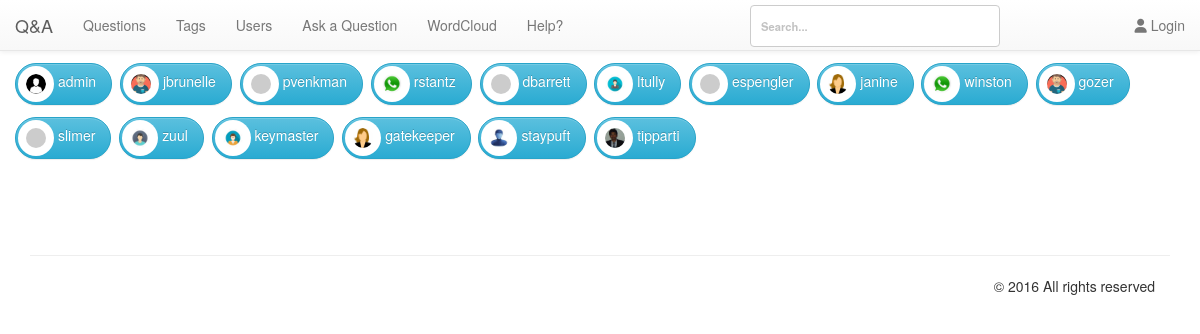
Before: /pages/users.php with the older database file.
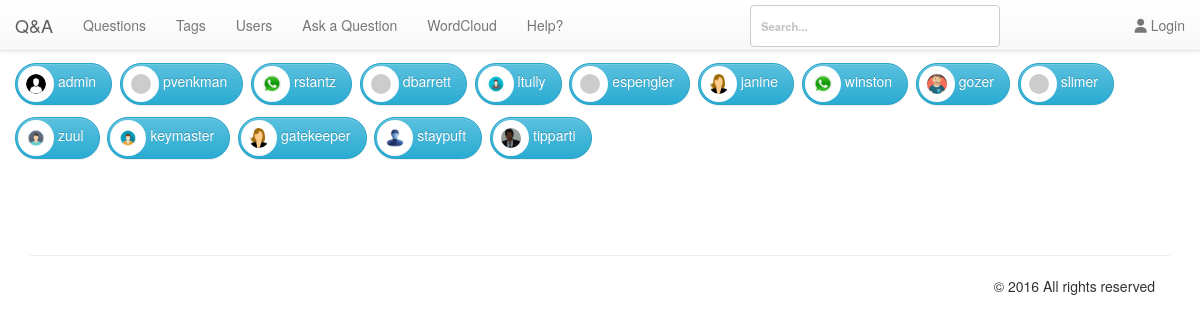
After: the same page with the newer database file.
### tables this page shows
CREATE TABLE `qa_blobs` (
  `blobid` bigint(20) UNSIGNED NOT NULL,
  `filename` varchar(255) DEFAULT NULL,
  `userid` int(10) UNSIGNED NOT NULL,
  `gravatar` tinyint(1) NOT NULL,
  `created` datetime DEFAULT NULL
);

CREATE TABLE `qa_users` (
  `userid` int(10) UNSIGNED NOT NULL,
  `created` datetime NOT NULL,
  `email` varchar(80) NOT NULL,
  `handle` varchar(20) NOT NULL,
  `avatarblobid` bigint(20) UNSIGNED DEFAULT NULL,
  `avatarwidth` smallint(5) UNSIGNED DEFAULT NULL,
  `avatarheight` smallint(5) UNSIGNED DEFAULT NULL,
  `passcheck` text,
  `loggedin` datetime NOT NULL
);

### db/db.php (called while the page is built, shortened)
<?php
class Db {
	protected static $connection;
	public function connect() {
		if(!isset(self::$connection)) {
			self::$connection = new mysqli('localhost','admin','M0n@rch$','cs518');
		}
		return self::$connection;
	}
	public function query($query) {
		$connection = $this -> connect();
		$result = $connection -> query($query);
		return $result;
	}
	public function select($query) {
		$rows = array();
		$result = $this -> query($query);
		while ($row = $result -> fetch_assoc()) {
			$rows[] = $row;
		}
		return $rows;
	}
}

### pages/users.php (the view, shortened to what the rows shown need)
<?php
include ("header.php");
include_once $_SERVER['DOCUMENT_ROOT'].'/db/db.php';
$connection = new Db();
$bbcode = new BBCode;
$cloud = new WordCloud();
$handle = $connection -> quote($_GET['handle']);
if (isset($_GET['handle'])):
$sql = $connection -> select("SELECT `avatarblobid`,`filename`,`qa_users`.`created`,`qa_users`.`handle`, `gravatar` FROM `qa_users` INNER JOIN `qa_blobs` ON `qa_users`.`avatarblobid` = `qa_blobs`.`blobid` WHERE `qa_users`.`handle`=".$handle.";");
$created;
$points = $connection -> select("SELECT * FROM `qa_userpoints` INNER JOIN `qa_users` ON `qa_users`.`userid` = `qa_userpoints`.`userid` WHERE `handle`=".$handle." ORDER BY `points` DESC;");
$totalpoints;
$qposts;
$aposts;
$qvoteds;
$avoteds;
$upvoteds;
$downvoteds;
foreach ($points as $key => $value) {
  $totalpoints = $value['points'];
  $qposts = $value['qposts'];
  $aposts = $value['aposts'];
  $qvoteds = $value['qvoteds'];
  $avoteds = $value['avoteds'];
  $upvoteds = $value['upvoteds'];
  $downvoteds = $value['downvoteds'];
}
?>
<div class="container">
  <div class="row">
    <div class="col-md-4 col-md-offset-4">
      <div class="alert alert-danger fade in hidden" id="error">
      </div>
    </div>
  </div>
    <div class="row clearfix well">
		<div class="col-md-2 column">
      <?php
      foreach ($sql as $key => $value) {
        $created = $value['created'];
        if ($value['gravatar'] == 0) {
          $pic =	"<img src='/img/uploads/".$value['filename']."' class='img-thumbnail' title='".$value['handle']."'/>";
        } else {
          $pic =	"<img src='".$value['filename']."' class='img-thumbnail' style='width:158px;height:158px;' title='".$value['handle']."'/>";
        }
        echo $pic;
      }
    ?>
        <div id="output"></div>
		</div>
		<div class="col-md-5">
			<blockquote>
				<p>
<?php echo $_GET['handle']; ?>
            </p> <small>Score: 	<?php echo $totalpoints; ?> points (ranked #3)</small>
			</blockquote>
		</div>
	</div>
	<div class="row clearfix">
		<div class="col-md-12 column">
			<div class="tabbable" id="tabs-444468">
				<ul class="nav nav-tabs">
					<li class="active">
						<a href="#panel-200304" data-toggle="tab">About</a>
					</li>
					<li>
						<a href="#panel-567647" data-toggle="tab">Recent Activity</a>
					</li>
          <li>
						<a href="#panel-567649" data-toggle="tab">All Questions</a>
					</li>
          <li>
						<a href="#panel-5676450" data-toggle="tab">All Answers</a>
					</li>
          <li>
            <a href="#starcloud" data-toggle="tab"><i class="fa fa-star-o" aria-hidden="true"></i> Star</a></a>
          </li>
				</ul>
				<div class="tab-content">
					<div class="tab-pane active" id="panel-200304">
            <br/>
						 <div class="row">
                			<div class="col-md-12 column">
                        <div class="col-md-6">
                          <div class="panel panel-info">
                            <div class="panel-heading">User Information</div>
                            <div class="panel-body"><div class="col-md-3">
                              Member for:
                            </div>
                            <div class="col-md-6">
                              <strong><?php
                              $dt = new DateTime($created);
                               $dt->format('F d');
                              echo time_elapsed_string($created)." ( since ".$dt->format('F d')." )"; ?> </strong>
                            </div></div>
                            <div class="panel-body"><div class="col-md-3">
                              Type:
                            </div><div class="col-md-6">
                              <?php
                              $retVal = ($_GET['handle'] == 'admin') ? "Super Administartor" : "Registered user" ;
                              echo $retVal;
                              ?>
                            </div>
                          </div><?php if ($_GET['handle'] == 'admin') { ?>
                            <div class="panel-body"><div class="col-md-3">
                              Extra privileges:
                            </div><div class="col-md-6">
                              Editing any question<br />
Editing any answer<br />
Editing posts silently<br />
Closing any question<br />
Selecting answer for any question<br />
Viewing who voted or flagged posts<br />
Approving or rejecting posts<br />
Hiding or showing any post<br />
Deleting hidden posts<br />
                            </div>
                          </div><?php  } ?>
                          </div>
                        </div>
                        <div class="col-md-6">
                          <div class="panel panel-info">
                               <div class="panel-heading">Activity <strong><?php echo $_GET['handle'];?></strong></div>
                               <div class="panel-body"><div class="col-md-3">
                                 Score:
                               </div>
                               <div class="col-md-6">
                                 <strong><?php echo $totalpoints; ?>  </strong>
                               </div>
                             </div>
                             <div class="panel-body"><div class="col-md-3">
                               Questions:
                             </div>
                             <div class="col-md-6">
                               <strong><?php echo $qposts; ?>  </strong>
                             </div>
                           </div>
                           <div class="panel-body"><div class="col-md-3">
                             Answers:
                           </div>
                           <div class="col-md-6">
                             <strong><?php echo $aposts; ?> </strong>
                           </div>
                         </div>
                         <div class="panel-body"><div class="col-md-3">
                            Voted on:
                         </div>
                         <div class="col-md-6">
                           <strong><?php echo $qvoteds; ?> </strong> question, <strong> <?php echo $avoteds; ?></strong> answers
                         </div>
                       </div>
                       <div class="panel-body"><div class="col-md-3">
                         Gave out:
                       </div>
                       <div class="col-md-6">
                         <strong><?php echo $upvoteds; ?> </strong> up votes, <strong> <?php echo $downvoteds; ?></strong> down votes
                       </div>
                     </div>
                             </div>
                        </div>
            				</div>
            			</div>
					</div>
          <div class="tab-pane" id="panel-567647">
            <div class="row">
              <div class="panel-body">
                      <table class="table table-striped table-hover">
                                <thead>
                                  <tr>
                                    <th>All Posts</th>
                                    <th>Votes</th>
                                  </tr>
                                </thead>
                                <tbody>
                                  <?php $all = $connection -> select("SELECT *,`qa_posts`.`created` as pdate FROM `qa_posts` INNER JOIN `qa_users` ON `qa_posts`.`userid` = `qa_users`.`userid` WHERE `handle`=".$handle." ORDER BY `qa_posts`.`created` DESC;");
                                   foreach ($all as $key => $value) {?>
                                     <tr>
                                       <td><a href="/pages/questions.php?qa=<?php
                                       if ($value['type'] == 'A') {
                                          echo $value['parentid'];
                                       }else {
                                       echo $value['postid'];}
                                       ?>"><?php
                                       if ($value['title'] == NULL) {
                                        echo html_entity_decode($bbcode->Parse($value['content']));
                                       }else{
                                       echo html_entity_decode($bbcode->Parse($value['title']));} ?>
                                                   </a></td>
                                                   <td><?php echo $value['netvotes']; ?></td>
                                                 </tr>
                                    <?php }
                                    ?>
                                </tbody>
                              </table>
    </div>
  </div>
          </div>
          <div class="tab-pane" id="panel-567649">
            <div class="row">
              <div class="panel-body">
                      <table class="table table-striped table-hover">
                                <thead>
                                  <tr>
                                    <th>All Posts</th>
                                    <th>Votes</th>
                                  </tr>
                                </thead>
                                <tbody>
                                  <?php $all = $connection -> select("SELECT * ,`qa_posts`.`created` as pdate FROM `qa_posts` INNER JOIN `qa_users` ON `qa_posts`.`userid` = `qa_users`.`userid` WHERE `handle`=".$handle." AND `type`= 'Q' ORDER BY `qa_posts`.`created` DESC;");
                                   foreach ($all as $key => $value) {?>
                                     <tr>
                                       <td><a href="/pages/questions.php?qa=<?php echo $value['postid']; ?>"><?php echo html_entity_decode($bbcode->Parse($value['title'])); ?>
                                                   </a></td>
                                                   <td><?php echo $value['netvotes'];  ?></td>
                                                 </tr>
                                    <?php }
                                    ?>
                                </tbody>
                              </table>
    </div>
  </div>
          </div>
          <div class="tab-pane" id="panel-5676450">
            <div class="row">
              <div class="panel-body">
                      <table class="table table-striped table-hover">
                                <thead>
                                  <tr>
                                    <th>All Posts</th>
                                    <th>Votes</th>
                                  </tr>
                                </thead>
                                <tbody>
                                  <?php $all = $connection -> select("SELECT *,`qa_posts`.`created` as pdate FROM `qa_posts` INNER JOIN `qa_users` ON `qa_posts`.`userid` = `qa_users`.`userid` WHERE `type`='A' AND `handle`=".$handle." ORDER BY `qa_posts`.`created` DESC;");
                                   foreach ($all as $key => $value) {?>
                                     <tr>
                                       <td><a href="/pages/questions.php?qa=<?php echo $value['parentid']; ?>"><?php echo html_entity_decode($bbcode->Parse($value['content'])); ?>
                                                   </a></td>
                                                   <td><?php echo $value['netvotes'];  ?></td>
                                                 </tr>
                                    <?php }
                                    ?>
                                </tbody>
                              </table>
    </div>
  </div>
          </div>
          <div class="tab-pane wordcloud" id="starcloud">
              <?php
              $sql = $connection -> select("SELECT count(`userid`) AS count FROM `qa_users`;");
              $count;
              foreach ($sql as $key => $value) {
                $count = $value['count'];
              }
              $counts2 = [];
              $counts3 = [];
              $sql = $connection -> select("SELECT * FROM `qa_posts` LEFT JOIN `qa_users` ON `qa_users`.`userid` = `qa_posts`.`userid`  WHERE `type` = 'Q' AND `handle`=".$handle.";");
              foreach ($sql as $key => $value) {
                $counts2 = $cloud -> array_merge_recursive_numeric($cloud -> wordcount($value['content']));
              }
              $sql = $connection -> select("SELECT * FROM `qa_posts` LEFT JOIN `qa_users` ON `qa_users`.`userid` = `qa_posts`.`userid` WHERE `type` = 'A' AND `handle`=".$handle.";");
              foreach ($sql as $key => $value) {
                $counts3 = $cloud -> array_merge_recursive_numeric($cloud -> wordcount($value['content']));
              }
              $result = array_merge($counts2, $counts3);
              $cld = $cloud -> cleanup_wordcounts($result);
              foreach ($result as $key => $value){ ?>
                <span data-weight="<?php echo $value;?>"><a href="/pages/word.php?word=<?php echo $key;?>"> <?php echo $key;?> </a> </span>
              <?php } ?>
					</div>
          </div>
  </div>
</div>
        </div>
				</div>
			</div>
		</div>
	</div>
</div>
<script type="text/javascript">
var config = {
       "size" : {
           "grid" : 12,
           "factor": 45,
           "normalize": true
       },
       "options" : {
          "color" : "random-dark",
           "rotationRatio" : 0.5,
          "printMultiplier" : 3,
       },
       "font" : "Pacifico, Helvetica, sans-serif",
       "shape" : "star"
   }
    $( "#starcloud" ).awesomeCloud( config );
    </script>
<?php else:
  $users = '';
  $sql = $connection -> select("SELECT `avatarblobid`,`filename`,`qa_users`.`created`,`qa_users`.`handle`, `gravatar` FROM `qa_users` INNER JOIN `qa_blobs` ON `qa_users`.`avatarblobid` = `qa_blobs`.`blobid` ;");
  foreach ($sql as $key => $value) {
    if ($value['gravatar'] == 0) {
      $pic =	"<img src='/img/uploads/".$value['filename']."' class='glyphicon btn-glyphicon img-circle' style='width:36px;height:36px;' title='".$value['handle']."'/>";
    } else {
      $pic =	"<img src='".$value['filename']."' class='glyphicon btn-glyphicon img-circle' style='width:36px;height:36px;' title='".$value['handle']."'/>";
    }
    $users = $users.'<a class="btn icon-btn btn-info" href="/pages/users.php?handle='.$value['handle'].'" style="margin-bottom:12px;">'.$pic.$value['handle'].'</a>&nbsp;&nbsp;';
  }
  ?>
<div class="container">
  <div class="row">
<?php echo $users;?>
  </div>
</div>
<?php endif;
include 'footer.php';
 ?>

Changed rows visible on the page:
removed qa_blobs: filename (picture)
no longer on this page (row edited): qa_users: handle "jbrunelle"
